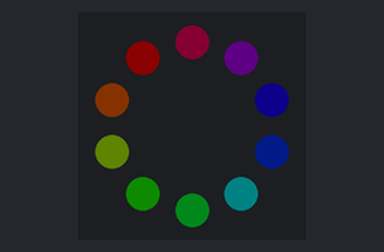
Bench run of a program on a simulated Circuit Playground running CircuitPython. Parts: the board's ring of 10 RGB LEDs (number 0 left of the top, counting anticlockwise). Dim RGB values are drawn brighter than linear.

Above: at 0.01 s.
At 4.56 s:
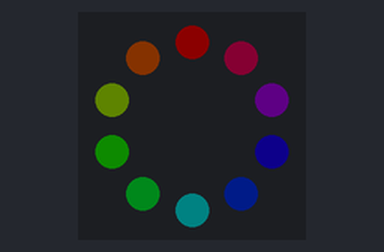
At 9.11 s:
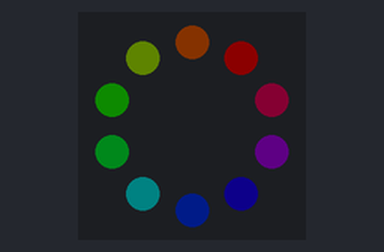
At 18.34 s:
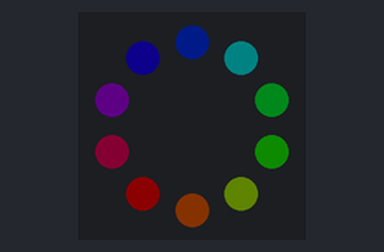
At 27.7 s:
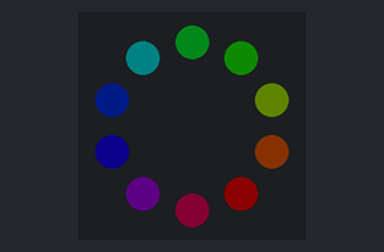
At 36.9 s:
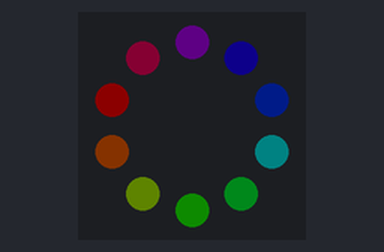

The program:

main.py
```python
import time

from adafruit_circuitplayground.express import cpx

cpx.pixels.brightness = 0.05
cpx.pixels.auto_write = False

def rainbow(pos):
    """Get the color of each pixel to generate a rainbow

    Args:
        pos (float): current pixel position by 255 / TOTAL_PIXELS

    Returns:
        Tuple[int, int, int]: color of the current pixel
    """
    edge = pos // 85
    pos = (pos % 85) * 3

    if edge == 0:
        return (255 - pos, pos, 0)
    elif edge == 1:
        return (0, 255 - pos, pos)
    else:
        return (pos, 0, 255 - pos)

TOTAL_PIXELS = 10

# Define the 10 colors for the rainbow
colors = [rainbow((255 / TOTAL_PIXELS) * i) for i in range(TOTAL_PIXELS)]
# First color
position = 0

while True:
    # Set the color of each pixel
    for i in range(TOTAL_PIXELS):
        cpx.pixels[i] = colors[(i + position) % TOTAL_PIXELS]

    cpx.pixels.show()

    # Next position
    position = (position + 1) % TOTAL_PIXELS

    # Wait 40ms
    time.sleep(0.04)
```
